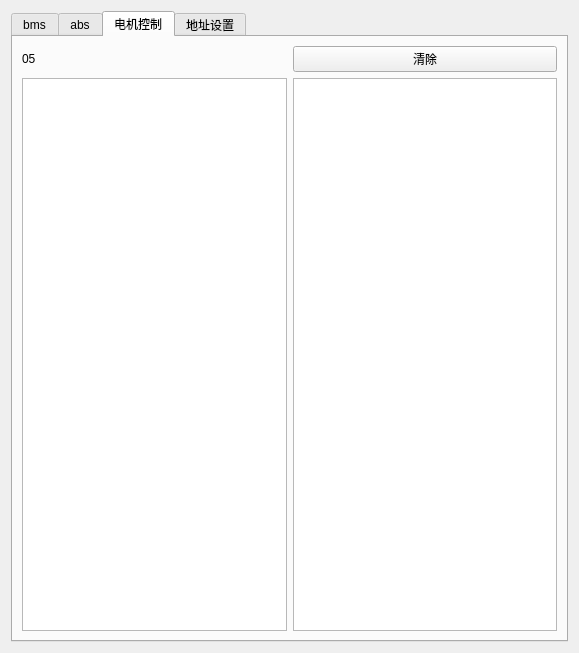
<?xml version="1.0" encoding="UTF-8"?>
<ui version="4.0">
 <class>tables</class>
 <widget class="QWidget" name="tables">
  <property name="geometry">
   <rect>
    <x>0</x>
    <y>0</y>
    <width>579</width>
    <height>653</height>
   </rect>
  </property>
  <property name="windowTitle">
   <string>Form</string>
  </property>
  <layout class="QVBoxLayout" name="verticalLayout_13">
   <item>
    <widget class="QTabWidget" name="tabWidget">
     <property name="currentIndex">
      <number>2</number>
     </property>
     <widget class="QWidget" name="battery_condition">
      <attribute name="title">
       <string>bms</string>
      </attribute>
      <layout class="QVBoxLayout" name="verticalLayout_4">
       <item>
        <layout class="QVBoxLayout" name="verticalLayout_3">
         <item>
          <layout class="QHBoxLayout" name="horizontalLayout">
           <item>
            <widget class="QLabel" name="battery_addr_label">
             <property name="text">
              <string>01</string>
             </property>
            </widget>
           </item>
           <item>
            <spacer name="horizontalSpacer">
             <property name="orientation">
              <enum>Qt::Horizontal</enum>
             </property>
             <property name="sizeHint" stdset="0">
              <size>
               <width>505</width>
               <height>20</height>
              </size>
             </property>
            </spacer>
           </item>
           <item>
            <widget class="QPushButton" name="pushButton">
             <property name="text">
              <string>清除</string>
             </property>
            </widget>
           </item>
          </layout>
         </item>
         <item>
          <layout class="QHBoxLayout" name="horizontalLayout_2">
           <item>
            <layout class="QVBoxLayout" name="verticalLayout">
             <item>
              <widget class="QLabel" name="label_3">
               <property name="text">
                <string>开关量</string>
               </property>
              </widget>
             </item>
             <item>
              <widget class="QTableWidget" name="switch_quantity_table">
               <property name="sizePolicy">
                <sizepolicy hsizetype="Expanding" vsizetype="Expanding">
                 <horstretch>0</horstretch>
                 <verstretch>0</verstretch>
                </sizepolicy>
               </property>
              </widget>
             </item>
            </layout>
           </item>
           <item>
            <layout class="QVBoxLayout" name="verticalLayout_2">
             <item>
              <widget class="QLabel" name="label_2">
               <property name="text">
                <string>寄存器</string>
               </property>
              </widget>
             </item>
             <item>
              <widget class="QTableWidget" name="reg_table"/>
             </item>
            </layout>
           </item>
          </layout>
         </item>
        </layout>
       </item>
      </layout>
     </widget>
     <widget class="QWidget" name="tab3">
      <attribute name="title">
       <string>abs</string>
      </attribute>
      <layout class="QVBoxLayout" name="verticalLayout_10">
       <item>
        <layout class="QVBoxLayout" name="verticalLayout_9">
         <item>
          <layout class="QHBoxLayout" name="horizontalLayout_4">
           <item>
            <widget class="QLabel" name="label_4">
             <property name="text">
              <string>06</string>
             </property>
            </widget>
           </item>
           <item>
            <spacer name="horizontalSpacer_2">
             <property name="orientation">
              <enum>Qt::Horizontal</enum>
             </property>
             <property name="sizeHint" stdset="0">
              <size>
               <width>128</width>
               <height>20</height>
              </size>
             </property>
            </spacer>
           </item>
           <item>
            <widget class="QPushButton" name="pushButton_2">
             <property name="text">
              <string>清除</string>
             </property>
            </widget>
           </item>
          </layout>
         </item>
         <item>
          <widget class="QTableWidget" name="table_06"/>
         </item>
        </layout>
       </item>
      </layout>
     </widget>
     <widget class="QWidget" name="tab">
      <attribute name="title">
       <string>电机控制</string>
      </attribute>
      <layout class="QGridLayout" name="gridLayout">
       <item row="0" column="0">
        <widget class="QLabel" name="label_11">
         <property name="text">
          <string>05</string>
         </property>
        </widget>
       </item>
       <item row="0" column="1">
        <widget class="QPushButton" name="pushButton_3">
         <property name="text">
          <string>清除</string>
         </property>
        </widget>
       </item>
       <item row="1" column="0">
        <widget class="QTableWidget" name="switch_table_05"/>
       </item>
       <item row="1" column="1">
        <widget class="QTableWidget" name="reg_table_05"/>
       </item>
      </layout>
     </widget>
     <widget class="QWidget" name="addr_set">
      <attribute name="title">
       <string>地址设置</string>
      </attribute>
      <layout class="QVBoxLayout" name="verticalLayout_8">
       <item>
        <layout class="QVBoxLayout" name="verticalLayout_7">
         <item>
          <layout class="QHBoxLayout" name="horizontalLayout_3">
           <item>
            <layout class="QVBoxLayout" name="verticalLayout_5">
             <item>
              <widget class="QLabel" name="label_5">
               <property name="text">
                <string>bms</string>
               </property>
              </widget>
             </item>
             <item>
              <widget class="QLabel" name="label_6">
               <property name="text">
                <string>仪表</string>
               </property>
              </widget>
             </item>
             <item>
              <widget class="QLabel" name="label_7">
               <property name="text">
                <string>智能中控</string>
               </property>
              </widget>
             </item>
             <item>
              <widget class="QLabel" name="label_8">
               <property name="text">
                <string>电机控制器</string>
               </property>
              </widget>
             </item>
             <item>
              <widget class="QLabel" name="label_9">
               <property name="text">
                <string>abs</string>
               </property>
              </widget>
             </item>
             <item>
              <widget class="QLabel" name="label_10">
               <property name="text">
                <string>后轮锁（轮毂锁）</string>
               </property>
              </widget>
             </item>
            </layout>
           </item>
           <item>
            <layout class="QVBoxLayout" name="verticalLayout_6">
             <item>
              <widget class="QLineEdit" name="lineEdit_2">
               <property name="text">
                <string>01</string>
               </property>
              </widget>
             </item>
             <item>
              <widget class="QLineEdit" name="lineEdit_3">
               <property name="text">
                <string>02</string>
               </property>
              </widget>
             </item>
             <item>
              <widget class="QLineEdit" name="lineEdit_4">
               <property name="text">
                <string>04</string>
               </property>
              </widget>
             </item>
             <item>
              <widget class="QLineEdit" name="lineEdit_5">
               <property name="text">
                <string>05</string>
               </property>
              </widget>
             </item>
             <item>
              <widget class="QLineEdit" name="lineEdit_6">
               <property name="text">
                <string>06</string>
               </property>
              </widget>
             </item>
             <item>
              <widget class="QLineEdit" name="lineEdit_7">
               <property name="text">
                <string>07</string>
               </property>
              </widget>
             </item>
            </layout>
           </item>
          </layout>
         </item>
         <item>
          <widget class="QPushButton" name="addr_set_button">
           <property name="text">
            <string>设置</string>
           </property>
          </widget>
         </item>
        </layout>
       </item>
      </layout>
     </widget>
    </widget>
   </item>
  </layout>
 </widget>
 <resources/>
 <connections/>
</ui>
